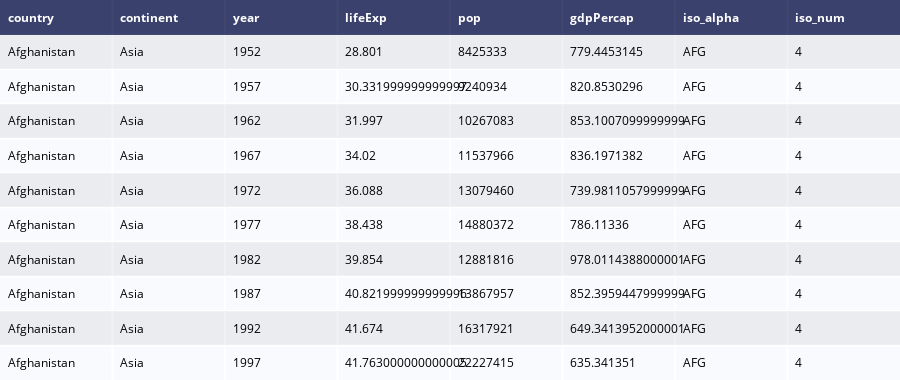

Here is the notebook cell this chart was saved with:
### Code cell
from plotly.figure_factory import create_table
import plotly.express as px

gapminder = px.data.gapminder()

table = create_table(gapminder.head(10))
py.iplot(table)

### Figure 1 — Plotly figure (JSON) as saved in the notebook; plotly's stock layout.template omitted (floating-point values rounded to 4 significant figures)
{"data": [{"colorscale": [[0, "#00083e"], [0.5, "#ededee"], [1, "#ffffff"]], "hoverinfo": "none", "opacity": 0.75, "showscale": false, "type": "heatmap", "z": [[0, 0, 0, 0, 0, 0, 0, 0], [0.5, 0.5, 0.5, 0.5, 0.5, 0.5, 0.5, 0.5], [1, 1, 1, 1, 1, 1, 1, 1], [0.5, 0.5, 0.5, 0.5, 0.5, 0.5, 0.5, 0.5], [1, 1, 1, 1, 1, 1, 1, 1], [0.5, 0.5, 0.5, 0.5, 0.5, 0.5, 0.5, 0.5], [1, 1, 1, 1, 1, 1, 1, 1], [0.5, 0.5, 0.5, 0.5, 0.5, 0.5, 0.5, 0.5], [1, 1, 1, 1, 1, 1, 1, 1], [0.5, 0.5, 0.5, 0.5, 0.5, 0.5, 0.5, 0.5], [1, 1, 1, 1, 1, 1, 1, 1]]}], "layout": {"annotations": [{"align": "left", "font": {"color": "#ffffff"}, "showarrow": false, "text": "<b>country</b>", "x": -0.45, "xanchor": "left", "xref": "x", "y": 0, "yref": "y"}, {"align": "left", "font": {"color": "#ffffff"}, "showarrow": false, "text": "<b>continent</b>", "x": 0.55, "xanchor": "left", "xref": "x", "y": 0, "yref": "y"}, {"align": "left", "font": {"color": "#ffffff"}, "showarrow": false, "text": "<b>year</b>", "x": 1.55, "xanchor": "left", "xref": "x", "y": 0, "yref": "y"}, {"align": "left", "font": {"color": "#ffffff"}, "showarrow": false, "text": "<b>lifeExp</b>", "x": 2.55, "xanchor": "left", "xref": "x", "y": 0, "yref": "y"}, {"align": "left", "font": {"color": "#ffffff"}, "showarrow": false, "text": "<b>pop</b>", "x": 3.55, "xanchor": "left", "xref": "x", "y": 0, "yref": "y"}, {"align": "left", "font": {"color": "#ffffff"}, "showarrow": false, "text": "<b>gdpPercap</b>", "x": 4.55, "xanchor": "left", "xref": "x", "y": 0, "yref": "y"}, {"align": "left", "font": {"color": "#ffffff"}, "showarrow": false, "text": "<b>iso_alpha</b>", "x": 5.55, "xanchor": "left", "xref": "x", "y": 0, "yref": "y"}, {"align": "left", "font": {"color": "#ffffff"}, "showarrow": false, "text": "<b>iso_num</b>", "x": 6.55, "xanchor": "left", "xref": "x", "y": 0, "yref": "y"}, {"align": "left", "font": {"color": "#000000"}, "showarrow": false, "text": "Afghanistan", "x": -0.45, "xanchor": "left", "xref": "x", "y": 1, "yref": "y"}, {"align": "left", "font": {"color": "#000000"}, "showarrow": false, "text": "Asia", "x": 0.55, "xanchor": "left", "xref": "x", "y": 1, "yref": "y"}, {"align": "left", "font": {"color": "#000000"}, "showarrow": false, "text": "1952", "x": 1.55, "xanchor": "left", "xref": "x", "y": 1, "yref": "y"}, {"align": "left", "font": {"color": "#000000"}, "showarrow": false, "text": "28.801", "x": 2.55, "xanchor": "left", "xref": "x", "y": 1, "yref": "y"}, {"align": "left", "font": {"color": "#000000"}, "showarrow": false, "text": "8425333", "x": 3.55, "xanchor": "left", "xref": "x", "y": 1, "yref": "y"}, {"align": "left", "font": {"color": "#000000"}, "showarrow": false, "text": "779.4453145", "x": 4.55, "xanchor": "left", "xref": "x", "y": 1, "yref": "y"}, {"align": "left", "font": {"color": "#000000"}, "showarrow": false, "text": "AFG", "x": 5.55, "xanchor": "left", "xref": "x", "y": 1, "yref": "y"}, {"align": "left", "font": {"color": "#000000"}, "showarrow": false, "text": "4", "x": 6.55, "xanchor": "left", "xref": "x", "y": 1, "yref": "y"}, {"align": "left", "font": {"color": "#000000"}, "showarrow": false, "text": "Afghanistan", "x": -0.45, "xanchor": "left", "xref": "x", "y": 2, "yref": "y"}, {"align": "left", "font": {"color": "#000000"}, "showarrow": false, "text": "Asia", "x": 0.55, "xanchor": "left", "xref": "x", "y": 2, "yref": "y"}, {"align": "left", "font": {"color": "#000000"}, "showarrow": false, "text": "1957", "x": 1.55, "xanchor": "left", "xref": "x", "y": 2, "yref": "y"}, {"align": "left", "font": {"color": "#000000"}, "showarrow": false, "text": "30.331999999999997", "x": 2.55, "xanchor": "left", "xref": "x", "y": 2, "yref": "y"}, {"align": "left", "font": {"color": "#000000"}, "showarrow": false, "text": "9240934", "x": 3.55, "xanchor": "left", "xref": "x", "y": 2, "yref": "y"}, {"align": "left", "font": {"color": "#000000"}, "showarrow": false, "text": "820.8530296", "x": 4.55, "xanchor": "left", "xref": "x", "y": 2, "yref": "y"}, {"align": "left", "font": {"color": "#000000"}, "showarrow": false, "text": "AFG", "x": 5.55, "xanchor": "left", "xref": "x", "y": 2, "yref": "y"}, {"align": "left", "font": {"color": "#000000"}, "showarrow": false, "text": "4", "x": 6.55, "xanchor": "left", "xref": "x", "y": 2, "yref": "y"}, {"align": "left", "font": {"color": "#000000"}, "showarrow": false, "text": "Afghanistan", "x": -0.45, "xanchor": "left", "xref": "x", "y": 3, "yref": "y"}, {"align": "left", "font": {"color": "#000000"}, "showarrow": false, "text": "Asia", "x": 0.55, "xanchor": "left", "xref": "x", "y": 3, "yref": "y"}, {"align": "left", "font": {"color": "#000000"}, "showarrow": false, "text": "1962", "x": 1.55, "xanchor": "left", "xref": "x", "y": 3, "yref": "y"}, {"align": "left", "font": {"color": "#000000"}, "showarrow": false, "text": "31.997", "x": 2.55, "xanchor": "left", "xref": "x", "y": 3, "yref": "y"}, {"align": "left", "font": {"color": "#000000"}, "showarrow": false, "text": "10267083", "x": 3.55, "xanchor": "left", "xref": "x", "y": 3, "yref": "y"}, {"align": "left", "font": {"color": "#000000"}, "showarrow": false, "text": "853.1007099999999", "x": 4.55, "xanchor": "left", "xref": "x", "y": 3, "yref": "y"}, {"align": "left", "font": {"color": "#000000"}, "showarrow": false, "text": "AFG", "x": 5.55, "xanchor": "left", "xref": "x", "y": 3, "yref": "y"}, {"align": "left", "font": {"color": "#000000"}, "showarrow": false, "text": "4", "x": 6.55, "xanchor": "left", "xref": "x", "y": 3, "yref": "y"}, {"align": "left", "font": {"color": "#000000"}, "showarrow": false, "text": "Afghanistan", "x": -0.45, "xanchor": "left", "xref": "x", "y": 4, "yref": "y"}, {"align": "left", "font": {"color": "#000000"}, "showarrow": false, "text": "Asia", "x": 0.55, "xanchor": "left", "xref": "x", "y": 4, "yref": "y"}, {"align": "left", "font": {"color": "#000000"}, "showarrow": false, "text": "1967", "x": 1.55, "xanchor": "left", "xref": "x", "y": 4, "yref": "y"}, {"align": "left", "font": {"color": "#000000"}, "showarrow": false, "text": "34.02", "x": 2.55, "xanchor": "left", "xref": "x", "y": 4, "yref": "y"}, {"align": "left", "font": {"color": "#000000"}, "showarrow": false, "text": "11537966", "x": 3.55, "xanchor": "left", "xref": "x", "y": 4, "yref": "y"}, {"align": "left", "font": {"color": "#000000"}, "showarrow": false, "text": "836.1971382", "x": 4.55, "xanchor": "left", "xref": "x", "y": 4, "yref": "y"}, {"align": "left", "font": {"color": "#000000"}, "showarrow": false, "text": "AFG", "x": 5.55, "xanchor": "left", "xref": "x", "y": 4, "yref": "y"}, {"align": "left", "font": {"color": "#000000"}, "showarrow": false, "text": "4", "x": 6.55, "xanchor": "left", "xref": "x", "y": 4, "yref": "y"}, {"align": "left", "font": {"color": "#000000"}, "showarrow": false, "text": "Afghanistan", "x": -0.45, "xanchor": "left", "xref": "x", "y": 5, "yref": "y"}, {"align": "left", "font": {"color": "#000000"}, "showarrow": false, "text": "Asia", "x": 0.55, "xanchor": "left", "xref": "x", "y": 5, "yref": "y"}, {"align": "left", "font": {"color": "#000000"}, "showarrow": false, "text": "1972", "x": 1.55, "xanchor": "left", "xref": "x", "y": 5, "yref": "y"}, {"align": "left", "font": {"color": "#000000"}, "showarrow": false, "text": "36.088", "x": 2.55, "xanchor": "left", "xref": "x", "y": 5, "yref": "y"}, {"align": "left", "font": {"color": "#000000"}, "showarrow": false, "text": "13079460", "x": 3.55, "xanchor": "left", "xref": "x", "y": 5, "yref": "y"}, {"align": "left", "font": {"color": "#000000"}, "showarrow": false, "text": "739.9811057999999", "x": 4.55, "xanchor": "left", "xref": "x", "y": 5, "yref": "y"}, {"align": "left", "font": {"color": "#000000"}, "showarrow": false, "text": "AFG", "x": 5.55, "xanchor": "left", "xref": "x", "y": 5, "yref": "y"}, {"align": "left", "font": {"color": "#000000"}, "showarrow": false, "text": "4", "x": 6.55, "xanchor": "left", "xref": "x", "y": 5, "yref": "y"}, {"align": "left", "font": {"color": "#000000"}, "showarrow": false, "text": "Afghanistan", "x": -0.45, "xanchor": "left", "xref": "x", "y": 6, "yref": "y"}, {"align": "left", "font": {"color": "#000000"}, "showarrow": false, "text": "Asia", "x": 0.55, "xanchor": "left", "xref": "x", "y": 6, "yref": "y"}, {"align": "left", "font": {"color": "#000000"}, "showarrow": false, "text": "1977", "x": 1.55, "xanchor": "left", "xref": "x", "y": 6, "yref": "y"}, {"align": "left", "font": {"color": "#000000"}, "showarrow": false, "text": "38.438", "x": 2.55, "xanchor": "left", "xref": "x", "y": 6, "yref": "y"}, {"align": "left", "font": {"color": "#000000"}, "showarrow": false, "text": "14880372", "x": 3.55, "xanchor": "left", "xref": "x", "y": 6, "yref": "y"}, {"align": "left", "font": {"color": "#000000"}, "showarrow": false, "text": "786.11336", "x": 4.55, "xanchor": "left", "xref": "x", "y": 6, "yref": "y"}, {"align": "left", "font": {"color": "#000000"}, "showarrow": false, "text": "AFG", "x": 5.55, "xanchor": "left", "xref": "x", "y": 6, "yref": "y"}, {"align": "left", "font": {"color": "#000000"}, "showarrow": false, "text": "4", "x": 6.55, "xanchor": "left", "xref": "x", "y": 6, "yref": "y"}, {"align": "left", "font": {"color": "#000000"}, "showarrow": false, "text": "Afghanistan", "x": -0.45, "xanchor": "left", "xref": "x", "y": 7, "yref": "y"}, {"align": "left", "font": {"color": "#000000"}, "showarrow": false, "text": "Asia", "x": 0.55, "xanchor": "left", "xref": "x", "y": 7, "yref": "y"}, {"align": "left", "font": {"color": "#000000"}, "showarrow": false, "text": "1982", "x": 1.55, "xanchor": "left", "xref": "x", "y": 7, "yref": "y"}, {"align": "left", "font": {"color": "#000000"}, "showarrow": false, "text": "39.854", "x": 2.55, "xanchor": "left", "xref": "x", "y": 7, "yref": "y"}, {"align": "left", "font": {"color": "#000000"}, "showarrow": false, "text": "12881816", "x": 3.55, "xanchor": "left", "xref": "x", "y": 7, "yref": "y"}, {"align": "left", "font": {"color": "#000000"}, "showarrow": false, "text": "978.0114388000001", "x": 4.55, "xanchor": "left", "xref": "x", "y": 7, "yref": "y"}, {"align": "left", "font": {"color": "#000000"}, "showarrow": false, "text": "AFG", "x": 5.55, "xanchor": "left", "xref": "x", "y": 7, "yref": "y"}, {"align": "left", "font": {"color": "#000000"}, "showarrow": false, "text": "4", "x": 6.55, "xanchor": "left", "xref": "x", "y": 7, "yref": "y"}, {"align": "left", "font": {"color": "#000000"}, "showarrow": false, "text": "Afghanistan", "x": -0.45, "xanchor": "left", "xref": "x", "y": 8, "yref": "y"}, {"align": "left", "font": {"color": "#000000"}, "showarrow": false, "text": "Asia", "x": 0.55, "xanchor": "left", "xref": "x", "y": 8, "yref": "y"}, {"align": "left", "font": {"color": "#000000"}, "showarrow": false, "text": "1987", "x": 1.55, "xanchor": "left", "xref": "x", "y": 8, "yref": "y"}, {"align": "left", "font": {"color": "#000000"}, "showarrow": false, "text": "40.821999999999996", "x": 2.55, "xanchor": "left", "xref": "x", "y": 8, "yref": "y"}, {"align": "left", "font": {"color": "#000000"}, "showarrow": false, "text": "13867957", "x": 3.55, "xanchor": "left", "xref": "x", "y": 8, "yref": "y"}, {"align": "left", "font": {"color": "#000000"}, "showarrow": false, "text": "852.3959447999999", "x": 4.55, "xanchor": "left", "xref": "x", "y": 8, "yref": "y"}, {"align": "left", "font": {"color": "#000000"}, "showarrow": false, "text": "AFG", "x": 5.55, "xanchor": "left", "xref": "x", "y": 8, "yref": "y"}, {"align": "left", "font": {"color": "#000000"}, "showarrow": false, "text": "4", "x": 6.55, "xanchor": "left", "xref": "x", "y": 8, "yref": "y"}, {"align": "left", "font": {"color": "#000000"}, "showarrow": false, "text": "Afghanistan", "x": -0.45, "xanchor": "left", "xref": "x", "y": 9, "yref": "y"}, {"align": "left", "font": {"color": "#000000"}, "showarrow": false, "text": "Asia", "x": 0.55, "xanchor": "left", "xref": "x", "y": 9, "yref": "y"}, {"align": "left", "font": {"color": "#000000"}, "showarrow": false, "text": "1992", "x": 1.55, "xanchor": "left", "xref": "x", "y": 9, "yref": "y"}, {"align": "left", "font": {"color": "#000000"}, "showarrow": false, "text": "41.674", "x": 2.55, "xanchor": "left", "xref": "x", "y": 9, "yref": "y"}, {"align": "left", "font": {"color": "#000000"}, "showarrow": false, "text": "16317921", "x": 3.55, "xanchor": "left", "xref": "x", "y": 9, "yref": "y"}, {"align": "left", "font": {"color": "#000000"}, "showarrow": false, "text": "649.3413952000001", "x": 4.55, "xanchor": "left", "xref": "x", "y": 9, "yref": "y"}, {"align": "left", "font": {"color": "#000000"}, "showarrow": false, "text": "AFG", "x": 5.55, "xanchor": "left", "xref": "x", "y": 9, "yref": "y"}, {"align": "left", "font": {"color": "#000000"}, "showarrow": false, "text": "4", "x": 6.55, "xanchor": "left", "xref": "x", "y": 9, "yref": "y"}, {"align": "left", "font": {"color": "#000000"}, "showarrow": false, "text": "Afghanistan", "x": -0.45, "xanchor": "left", "xref": "x", "y": 10, "yref": "y"}, {"align": "left", "font": {"color": "#000000"}, "showarrow": false, "text": "Asia", "x": 0.55, "xanchor": "left", "xref": "x", "y": 10, "yref": "y"}, {"align": "left", "font": {"color": "#000000"}, "showarrow": false, "text": "1997", "x": 1.55, "xanchor": "left", "xref": "x", "y": 10, "yref": "y"}, {"align": "left", "font": {"color": "#000000"}, "showarrow": false, "text": "41.763000000000005", "x": 2.55, "xanchor": "left", "xref": "x", "y": 10, "yref": "y"}, {"align": "left", "font": {"color": "#000000"}, "showarrow": false, "text": "22227415", "x": 3.55, "xanchor": "left", "xref": "x", "y": 10, "yref": "y"}, {"align": "left", "font": {"color": "#000000"}, "showarrow": false, "text": "635.341351", "x": 4.55, "xanchor": "left", "xref": "x", "y": 10, "yref": "y"}, {"align": "left", "font": {"color": "#000000"}, "showarrow": false, "text": "AFG", "x": 5.55, "xanchor": "left", "xref": "x", "y": 10, "yref": "y"}, {"align": "left", "font": {"color": "#000000"}, "showarrow": false, "text": "4", "x": 6.55, "xanchor": "left", "xref": "x", "y": 10, "yref": "y"}], "height": 380, "margin": {"b": 0, "l": 0, "r": 0, "t": 0}, "xaxis": {"dtick": 1, "gridwidth": 2, "showticklabels": false, "tick0": -0.5, "ticks": "", "zeroline": false}, "yaxis": {"autorange": "reversed", "dtick": 1, "gridwidth": 2, "showticklabels": false, "tick0": 0.5, "ticks": "", "zeroline": false}}}
